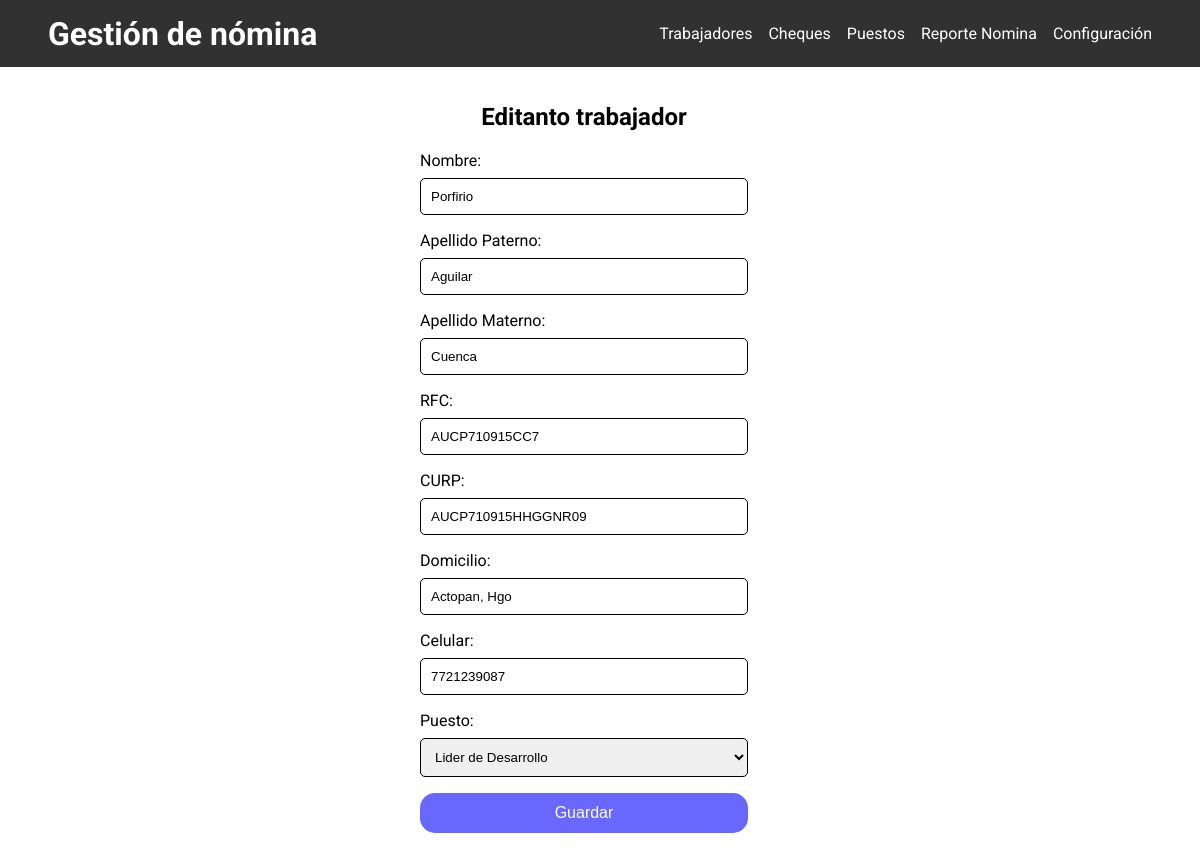
/edit-trabajador.php?id=11, run on the app's committed database.
### tables this page shows
CREATE TABLE IF NOT EXISTS `trabajador` (
  `idTrabajador` INT NOT NULL AUTO_INCREMENT,
  `nombre` VARCHAR(80) NOT NULL,
  `apellido_paterno` VARCHAR(80) NOT NULL,
  `apellido_materno` VARCHAR(80) NOT NULL,
  `RFC` VARCHAR(13) NOT NULL UNIQUE,
  `CURP` VARCHAR(18) NOT NULL UNIQUE,
  `domicilio` VARCHAR(255) NOT NULL,
  `celular` VARCHAR(10) NOT NULL,
  `Puesto_idPuesto` TINYINT(3) NOT NULL,
  PRIMARY KEY (`idTrabajador`),
  KEY `fk_Trabajador_Puesto_idx` (`Puesto_idPuesto`),
  CONSTRAINT `fk_Trabajador_Puesto`
    FOREIGN KEY (`Puesto_idPuesto`)
    REFERENCES `puesto` (`idPuesto`));

CREATE TABLE IF NOT EXISTS `puesto` (
  `idPuesto` TINYINT(3) NOT NULL AUTO_INCREMENT,
  `nombre` VARCHAR(45) NOT NULL,
  `descripcion` VARCHAR(255) NOT NULL,
  `salario_hora_base` DECIMAL(20,2) UNSIGNED NOT NULL,
  `salario_hora_extra` DECIMAL(20,2) UNSIGNED NOT NULL,
  PRIMARY KEY (`idPuesto`));

### includes/helpers.php (called while the page is built, shortened)
<?php
function get_trabajador($db, $id)
{
    $query = "SELECT * FROM trabajador WHERE idTrabajador = $id";
    $result_trabajador = mysqli_query($db, $query);
    return mysqli_fetch_assoc($result_trabajador);
}
function get_puestos($db)
{
    $query = "SELECT * FROM puesto";
    $result = mysqli_query($db, $query);
    return $result;
}

### edit-trabajador.php (the view, shortened to what this page needs)
<?php
include './includes/header.php';
if (isset($_GET['id'])) {
  $id = $_GET['id'];
  $trabajador = get_trabajador($db, $id);
}
?>
<div class="form-edit-container">
  <div class="form-container">
    <h2>Editanto trabajador</h2>
    <form action="edit-trabajador.php?id=<?= $id ?>" method="post" class="form">
      <label for="nombre" class="form-label">
        <span>Nombre:</span>
        <input required type="text" name="nombre" id="nombre" value="<?= $trabajador['nombre'] ?>">
      </label>
      <label for="apellido_paterno" class="form-label">
        <span>Apellido Paterno:</span>
        <input required type="text" name="apellido_paterno" id="apellido_paterno" value="<?= $trabajador['apellido_paterno'] ?>">
      </label>
      <label for="apellido_materno" class="form-label">
        <span>Apellido Materno:</span>
        <input required type="text" name="apellido_materno" id="apellido_materno" value="<?= $trabajador['apellido_materno'] ?>">
      </label>
      <label for="RFC" class="form-label">
        <span>RFC:</span>
        <input required type="text" name="RFC" minlength="12" id="RFC" value="<?= $trabajador['RFC'] ?>">
      </label>
      <label for="CURP" class="form-label">
        <span>CURP:</span>
        <input required type="text" name="CURP" minlength="18" id="CURP" value="<?= $trabajador['CURP'] ?>">
      </label>
      <label for="domicilio">
        <span>Domicilio:</span>
        <input required type="text" name="domicilio" id="domicilio" value="<?= $trabajador['domicilio'] ?>">
      </label>
      <label for="celular">
        <span>Celular:</span>
        <input required type="tel" name="celular" minlength="10" id="celular" maxlength="10" value="<?= $trabajador['celular'] ?>">
      </label>
      <label for="idPuesto">
        <span>Puesto:</span>
        <select name="idPuesto" id="idPuesto" required>
          <?php
          $puestos = get_puestos($db);
          while ($row = mysqli_fetch_array($puestos)) :
          ?>
            <option <?= $trabajador['Puesto_idPuesto'] === $row['idPuesto'] ? 'selected' : ''  ?> value="<?= $row['idPuesto'] ?>"><?= $row['nombre'] ?></option>
          <?php endwhile; ?>
        </select>
      </label>
      <button type="submit" class="btn is-primary" name="edit_trabajador">Guardar</button>
    </form>
  </div>
</div>
<?php include './includes/footer.php' ?>

### static/css/styles.css (style rules this page uses)
:root { --gray20: rgb(49, 49, 49); --gray10: #000; --green: #02b875; }
body { font-family: "Roboto", sans-serif; margin: 0; }
.btn { border-radius: 15px; border: none; color: white; font-size: 1rem; padding: 0.7rem; text-align: center; text-decoration: none; }
.btn.is-primary { background-color: rgb(104, 104, 255); }
.form-container { margin-right: 2rem; margin-bottom: 3rem; }
.form-edit-container { max-width: 22.5rem; margin: auto; }
.form { display: flex; flex-direction: column; gap: 1rem; }
.form label { display: flex; flex-direction: column; gap: 0.5rem; }
.form input, .form select, .form textarea { border: 1px solid black; border-radius: 5px; padding: 10px; }
.form-container h2 { text-align: center; }

### data on the page
trabajador: nombre "Porfirio", apellido_paterno "Aguilar", apellido_materno "Cuenca", RFC "AUCP710915CC7", CURP "AUCP710915HHGGNR09", domicilio "Actopan, Hgo", celular "7721239087", idPuesto "Lider de Desarrollo"
